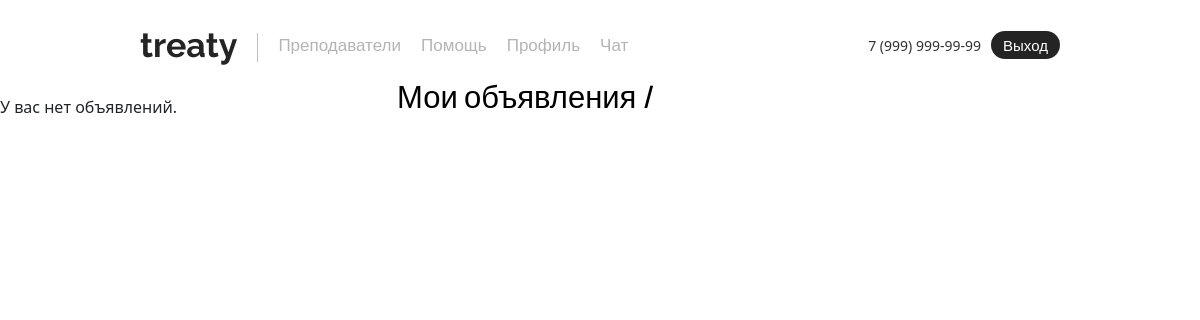
The app's page /catalog2/user-prepods/ (signed in), older data.
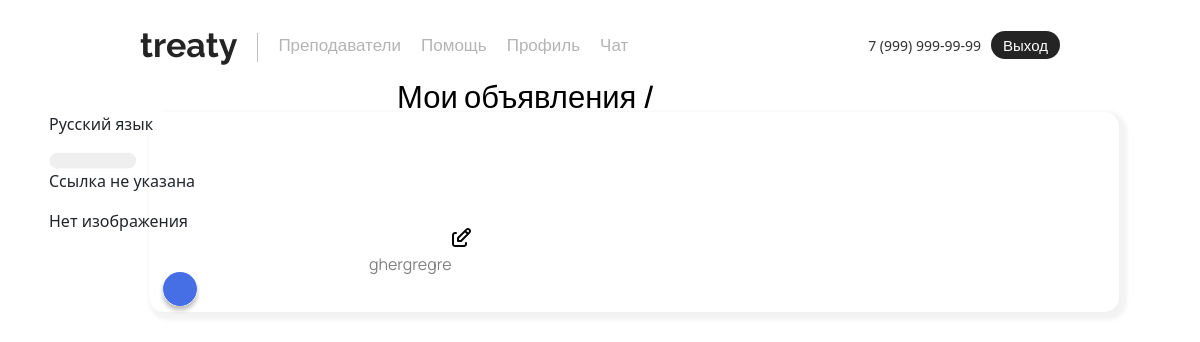
The same page, newer data.
### catalog2/models.py (models this page shows, shortened)
class Prepods(models.Model):
    subject = models.ForeignKey(Subject, on_delete=models.SET_NULL, null=True, verbose_name='Предмет')
    description = models.CharField('Описание', max_length=250)
    created_at = models.DateTimeField(auto_now=True)
    is_approved = models.BooleanField('Одобрено', default=False)
    user = models.ForeignKey(CustomUser, on_delete=models.CASCADE, verbose_name='Пользователь', related_name='prepods')
    def __str__(self):
        return f"{self.user.last_name} {self.user.first_name} {self.user.middle_name}"
    class Meta:
        verbose_name = 'объявление'
        verbose_name_plural = 'Каталоги'

class Subject(models.Model):
    name = models.CharField('Название предмета', max_length=100)
    def __str__(self):
        return self.name
    class Meta:
        verbose_name = 'Предмет'
        verbose_name_plural = 'Предметы'

### catalog2/views.py (the view)
# urls.py: path('user-prepods/', views.user_prepods, name='user_prepods'),
@login_required
def user_prepods(request):
    user_prepods = Prepods.objects.filter(user=request.user)
    return render(request, 'catalog2/posts.html', {'prepods': user_prepods})

### catalog2/templates/catalog2/posts.html (shortened to what this page needs)
{% extends 'main/layout.html' %}
{% load static %}
{%block style %}
    <link rel="stylesheet" href="https://cdn.jsdelivr.net/npm/bootstrap@5.3.3/dist/css/bootstrap.min.css">
    <link rel="stylesheet" href="{% static 'main/css/nav.css' %}">
    <link rel="stylesheet" href="{% static 'main/css/main.css' %}">
    <link rel="stylesheet" href="{% static 'main/css/reglog.css' %}">
    <link rel="stylesheet" href="https://cdn.jsdelivr.net/npm/@fortawesome/fontawesome-free@6.6.0/css/fontawesome.min.css">
    <link rel="stylesheet" href="https://cdnjs.cloudflare.com/ajax/libs/font-awesome/6.6.0/css/all.min.css">
{% endblock %}
{% block content %}
        <h1 class="container4">Мои объявления /</h1>
        {% if prepods %}
            <ul>
                {% for el in prepods %}
                    <div class="containerPrepods">
                        <div class="alert">
                            <div class="divider"></div>
                            <p class="subject">{{ el.subject }}</p>
                            <p class="desc">{{ el.description }}</p>
                            <img src="{% static 'main/img/ratingEllipse.svg' %}" alt="rating" class="ratingEllipse">
                            <img src="{% static 'main/img/subjectRec.svg' %}" alt="subjectRec" class="subjectRec">
                            {% if el.contact_link %}
                                <a href="{{ el.contact_link }}" target="_blank">
                                    <img src="{% static 'main/img/button.svg' %}" alt="button" class="button">
                                </a>
                            {% else %}
                                <p>Ссылка не указана</p>
                            {% endif %}
                            <a href="javascript:void(0);" class="edit-btn"
                               data-id="{{ el.id }}"
                               data-title="{{ el.title }}"
                               data-subject="{{ el.subject }}"
                               data-description="{{ el.description }}"
                               data-age="{{ el.age }}"
                               data-rating="{{ el.rating }}"
                               data-contact-link="{{ el.contact_link }}"
                               onclick="openEditModal({{ el|safe }})">
                               <img src="{% static 'main/img/editbtn.svg' %}" alt="Редактировать" class="edit-image">
                            </a>
                            {% if el.avatar %}
                                <img src="{{ el.avatar.url }}" alt="{{ el.title }}" style="max-width: 200px;" class="avatar">
                            {% else %}
                                <p>Нет изображения</p>
                            {% endif %}
                        </div>
                    </div>
                {% endfor %}
            </ul>
        {% else %}
            <p>У вас нет объявлений.</p>
        {% endif %}
{% endblock %}

Row changes from the older to the newer data that the page shows:
added Prepods: subject "Русский язык", description "ghergregre"
Text that changed along with them:
text no longer shown: "У вас нет объявлений."
